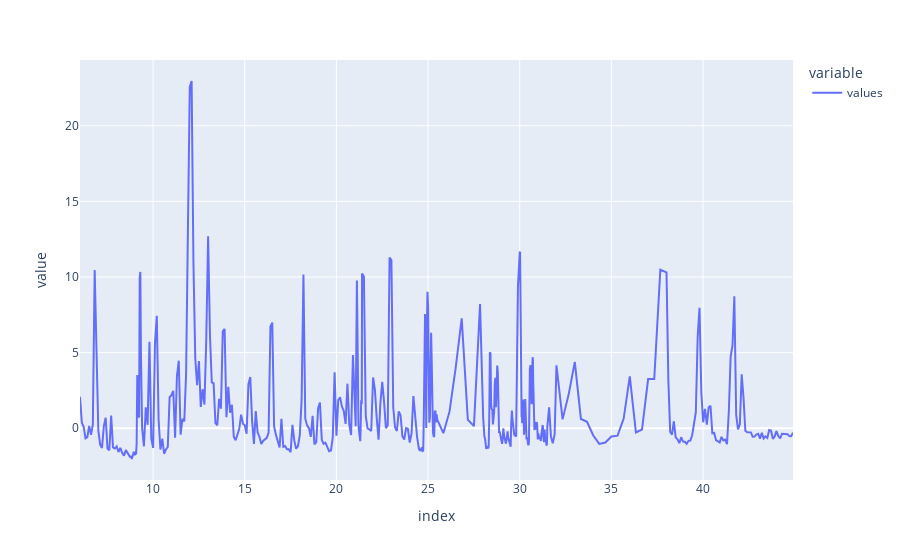

Notebook code cell kept with this figure:
### Markdown cell above
## Intervalles de mesures constant
La machine faisant les mesures n'a pas une période d'échantillonage constante, cela est problématique pour l'exploitation des données car chaque courbes aura des points d'échantillonage différents. <br>
Plus la période d'échantionnage sera grande plus la quantité de points à analyser dans la partie IA sera faible, il faut donc trouver un équilibre pour garder un nombre de points suffissants pour que la courbe soit exploitable, tout en limitant leur nombre afin que la solution d'IA soit en mesure d'appendre éfficacement sur la base de donnée. <br> 
On utilise donc la fonction `resample` de `pandas` qui permet de donner un échantilonnage constant Associé à `max` qui permet de conserver le maximum des points qui se trouveront entre deux points d'échantilonnage, dans le but de conserver la taille des différents pics.<br>
Ensuite `interpolate` permet de faire une interpolation polynomiale permettant de completer les points qui n'ont pas encore de valeur.

Dans un chromatogramme, tous les points n'ont pas besoin de la même précision. Il faudra être aussi précis que possible sur les intervalles : [9, 10], [25, 26.5], [29, 30]. Au contraire la zone [32, 38] contiendra peu de pics donc necessite moins de précision.

Avant de faire ceci il faut commencer par convertir le temps qui est un valeur en minutes dans un format compréhensible par `pandas`.

### Code cell
newdf = tools.readCSV(PATH)
newdf = tools.adaptCurve(newdf, [22.528, 23.749, 38.614])
print('nouveau nombre de valeur : ', len(newdf), '  ancien nombre de valeur : ', len(df))
newdf.plot()

### Figure 1 — Plotly figure (JSON) as saved in the notebook; plotly's stock layout.template omitted (floating-point values rounded to 4 significant figures; data arrays with more than 128 entries replaced by an {"elided": "..."} marker saying what was removed)
{"data": [{"hovertemplate": "variable=values<br>index=%{x}<br>value=%{y}<extra></extra>", "legendgroup": "values", "line": {"color": "#636efa", "dash": "solid"}, "mode": "lines", "name": "values", "orientation": "v", "showlegend": true, "type": "scatter", "x": {"elided": "492 float values"}, "xaxis": "x", "y": {"elided": "492 float values"}, "yaxis": "y"}], "layout": {"legend": {"title": {"text": "variable"}, "tracegroupgap": 0}, "margin": {"t": 60}, "xaxis": {"anchor": "y", "domain": [0, 1], "title": {"text": "index"}}, "yaxis": {"anchor": "x", "domain": [0, 1], "title": {"text": "value"}}}}
